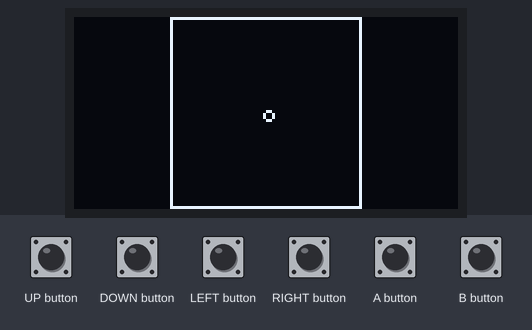
A program run on a simulated Arduboy, built with avr-gcc and run on an emulated ATmega32U4. On the bench: 128×64 one-colour display. Inputs (shaded band) come from the test bench.

Above: at 1.2 s.
1.3 s: UP button pressed for 0.15 s
At 2.6 s:
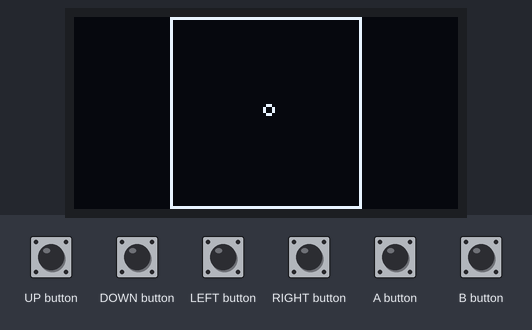
3.0 s: LEFT button pressed for 0.15 s
At 3.8 s:
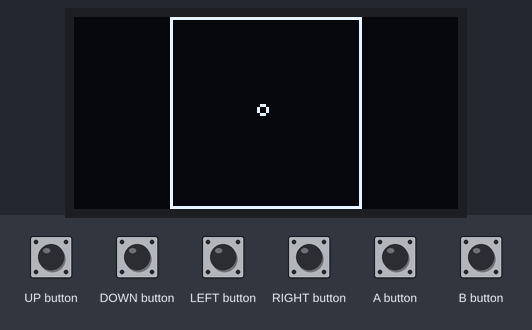
4.6 s: DOWN button pressed for 0.15 s
At 5.9 s:
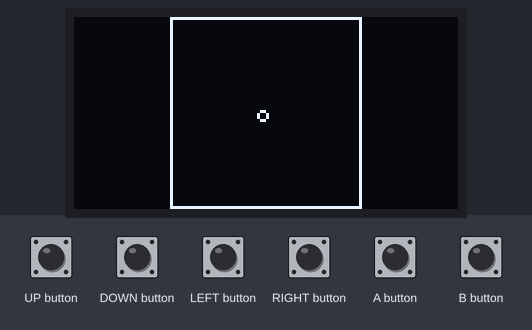
6.2 s: A button pressed for 0.15 s
At 7.4 s:
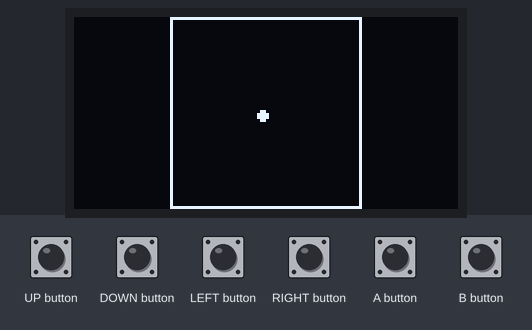
7.9 s: RIGHT button pressed for 0.15 s
At 8.5 s:
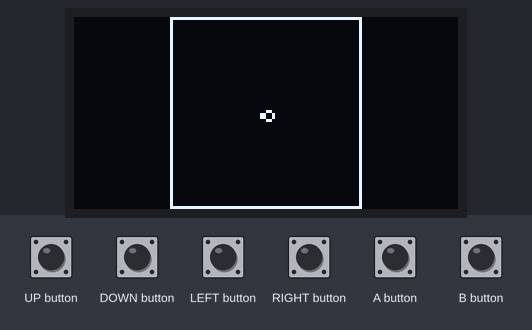
9.5 s: B button pressed for 0.15 s
Timing chart, 0 to 12.5 s (numbered marks = the images above; inputs shaded):
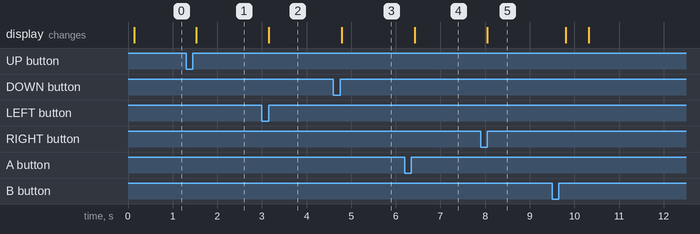

The program:

main.cpp
```cpp
#include <Arduino.h>
#include "Arduboy2.h"

Arduboy2Base arduboy;

uint8_t gameBoard[30][30]{};
uint8_t bufferOne[30];
uint8_t bufferTwo[30];
uint8_t cursorX = 30;
uint8_t cursorY = 30;
uint8_t frameCounter = 0;
uint8_t holdCounter = 0;
bool start = false;

void calculateNextGeneration(uint8_t[30], uint8_t[30][30]);
void displayGeneration();
uint8_t applyRule(uint8_t, uint8_t);
void writeBufferOne(uint8_t);
void writeBufferTwo(uint8_t);
void clearBoard();
void advance();

/*
1. take existing array and go down the first line
2. calculate each cell in the line based on it's neighbors
3. store those values in a buffer
4. move to the next line
5. store the values in a buffer, and write the previous buffer
6. move the previous buffer up to be used again

*/

void setup() {
    arduboy.begin();
    arduboy.setFrameRate(60);
    clearBoard();
    Serial.begin(9600);
}

void loop() {
    if (!arduboy.nextFrame())
        return;
    arduboy.clear();

    arduboy.pollButtons();

    if (start) {
        if (++frameCounter == 5) {
            advance();
            frameCounter = 0;
        }
        displayGeneration();

        if (arduboy.justPressed(B_BUTTON)) {
            start = false;
            clearBoard();
            cursorX = 30;
            cursorY = 30;
        }
    } else {
        if (arduboy.justPressed(LEFT_BUTTON)) {
            if (cursorX > 0) {
                cursorX -= 2;
            }
        }
        if (arduboy.justPressed(RIGHT_BUTTON)) {
            if (cursorX < 58) {
                cursorX += 2;
            }
        }
        if (arduboy.justPressed(UP_BUTTON)) {
            if (cursorY > 0) {
                cursorY -= 2;
            }
        }
        if (arduboy.justPressed(DOWN_BUTTON)) {
            if (cursorY < 58) {
                cursorY += 2;
            }
        }
        if (arduboy.pressed(LEFT_BUTTON)) {
            if (holdCounter++ > 20) {
                if (cursorX > 0) {
                    cursorX -= 2;
                }
            }
        }
        if (arduboy.pressed(RIGHT_BUTTON)) {
            if (holdCounter++ > 20) {
                if (cursorX < 58) {
                    cursorX += 2;
                }
            }
        }
        if (arduboy.pressed(UP_BUTTON)) {
            if (holdCounter++ > 20) {
                if (cursorY > 0) {
                    cursorY -= 2;
                }
            }
        }
        if (arduboy.pressed(DOWN_BUTTON)) {
            if (holdCounter++ > 20) {
                if (cursorY < 58) {
                    cursorY += 2;
                }
            }
        }
        if (arduboy.justReleased(UP_BUTTON) ||
            arduboy.justReleased(DOWN_BUTTON) ||
            arduboy.justReleased(LEFT_BUTTON) ||
            arduboy.justReleased(RIGHT_BUTTON)) {
            holdCounter = 0;
        }
        if (arduboy.justPressed(A_BUTTON)) {
            gameBoard[cursorX / 2][cursorY / 2] =
                !gameBoard[cursorX / 2][cursorY / 2];
        }
        if (arduboy.justPressed(B_BUTTON)) {
            start = true;
        }
        displayGeneration();
        arduboy.drawRect((cursorX + 34), (cursorY + 2) + 2, 2, 1);
        arduboy.drawRect((cursorX + 34) - 1, (cursorY + 2), 1, 2);
        arduboy.drawRect((cursorX + 34) + 2, (cursorY + 2), 1, 2);
        arduboy.drawRect((cursorX + 34), (cursorY + 2) - 1, 2, 1);
    }
    arduboy.display();
}

void advance() {
    for (uint8_t i = 0; i < 30; i += 2) {
        for (uint8_t j = 0; j < 30; j++) {
            bufferOne[j] = applyRule(i, j);
        }
        writeBufferTwo(i - 1);
        for (uint8_t j = 0; j < 30; j++) {
            bufferTwo[j] = applyRule(i + 1, j);
        }
        writeBufferOne(i);
    }
}

/*
  Any live cell with fewer than two live neighbours dies, as if by
  underpopulation.

  Any live cell with two or three live neighbours lives on to
  the next generation.

  Any live cell with more than three live neighbours dies,
  as if by overpopulation.

  Any dead cell with exactly three live neighbours
  becomes a live cell, as if by reproduction.
*/

uint8_t applyRule(uint8_t x, uint8_t y) {
    uint8_t neighborCount = 0;
    for (uint8_t i = 0; i < 3; i++) {
        for (uint8_t j = 0; j < 3; j++) {
            if (i == 1 && j == 1) {
                continue;
            }

            uint8_t newX = (x - 1) + i;
            uint8_t newY = (y - 1) + j;

            if (newX < 0 || newY < 0 || newX >= 30 || newY >= 30) {
                continue;
            }

            neighborCount += gameBoard[newX][newY];
        }
    }
    if (gameBoard[x][y]) {
        if (neighborCount < 2 || neighborCount > 3) {
            return 0;
        } else {
            return 1;
        }
    } else {
        if (neighborCount == 3) {
            return 1;
        } else {
            return 0;
        }
    }
}

void writeBufferOne(uint8_t x) {
    for (uint8_t j = 0; j < 30; j++) {
        gameBoard[x][j] = bufferOne[j];
    }
}

void writeBufferTwo(uint8_t x) {
    if (x < 0) {
        return;
    }
    for (uint8_t j = 0; j < 30; j++) {
        gameBoard[x][j] = bufferTwo[j];
    }
}

void clearBoard() {
    for (uint8_t i = 0; i < 30; i++) {
        for (uint8_t j = 0; j < 30; j++) {
            gameBoard[i][j] = 0;
        }
    }
}

void displayGeneration() {
    arduboy.drawRect(32, 0, 64, 64);

    for (uint8_t i = 0; i < 60; i += 2) {
        for (uint8_t j = 0; j < 60; j += 2) {
            arduboy.drawRect(i + 34, j + 2, 2, 2, gameBoard[i / 2][j / 2]);
        }
    }
};
```

Measured:
- after the input at 1.3 s, the display: changes after 0.23 s (image 1)
- after the input at 3.0 s, the display: changes after 0.16 s (image 2)
- after the input at 4.6 s, the display: changes after 0.19 s (image 3)
- after the input at 6.2 s, the display: changes after 0.22 s (image 4)
- after the input at 7.9 s, the display: changes after 0.15 s (image 5)
